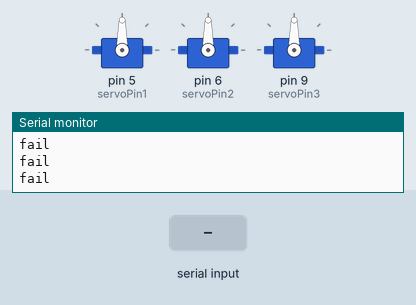
Bench run of a sketch on a simulated Arduino Uno, built with avr-gcc and run on an emulated ATmega328P. Shown: 3 × servo, the last lines printed to the serial monitor. The test bench sets the inputs (shaded band).

Above: at 1.2 s.
1.3 s: "90,45\n" received over Serial
At 4.1 s:
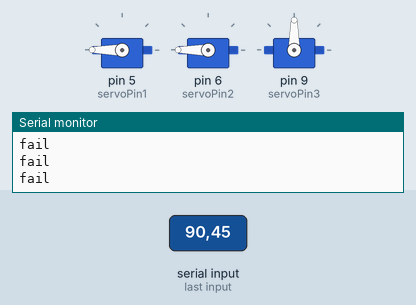
Timing chart, 0 to 5.6 s (numbered marks = the images above; inputs shaded):
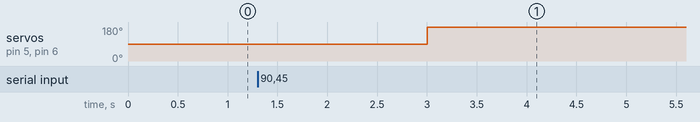

The sketch:

project0112.ino
```cpp
#include <Servo.h>
#include <math.h>

Servo myservo1;
Servo myservo2;
Servo myservo3;

int servoPin1 = 5 ;
int servoPin2 = 6 ;
int servoPin3 = 9 ;

int curr_dx = 0;
int curr_dy= 0;

void setup() {

  Serial.begin(115200);

  pinMode (servoPin1, OUTPUT);
  pinMode (servoPin2, OUTPUT);
  pinMode (servoPin3, OUTPUT);

  myservo1.attach(servoPin1); //위아래
  myservo2.attach(servoPin2); //양옆
  myservo3.attach(servoPin3); //카메라

}

void loop() {
  curr_dx = myservo2.read();
  curr_dy = myservo1.read();

  String ret = "";
  ret = String(curr_dx) + ':' + String(curr_dy);

  if(Serial.available()){

    String data = Serial.readString();

    int a = data.indexOf("a");
    int b = data.indexOf("b");
    int c = data.indexOf("c");
    delay(500);

    String dx = data.substring(a+1, b);
    String dy = data.substring(b+1, c);

    int dxx = dx.toInt();
    int dyy = dy.toInt();

    int nt_x=curr_dx+dxx;
    int nt_y=curr_dy+dyy;

    ret = ret + ':' + String(curr_dx);
    ret = ret + ':' + String(curr_dy);

    myservo1.write(nt_x);
    myservo2.write(nt_y);

    curr_dx=nt_x;
    curr_dy=nt_y;

    ret = ret + ':' + String(curr_dx);
    ret = ret + ':' + String(curr_dy);

    Serial.println(ret);
  }
  else{
    Serial.println("fail");
    delay(500);
  }
}
```

Measured:
- after the input at 1.3 s, servo on pin 5 (servoPin1), servo on pin 6 (servoPin2): 90° → 180° after 1.7 s
